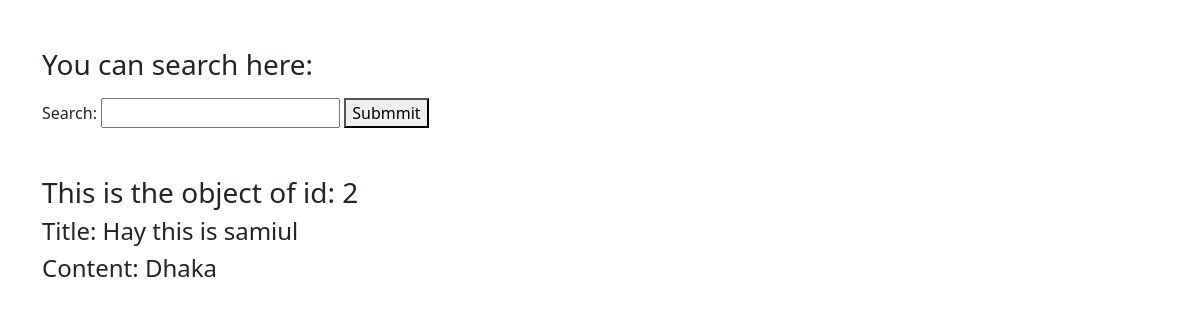
Screenshot of /article/2/ (signed in) with the database file from the repository.
### article/models.py (models this page shows)
class Article(models.Model):
    title = models.TextField()
    content = models.TextField()

### article/views.py (the view)
# urls.py: path('<int:id>/', views.article_details, name='article_details'),
@login_required
def article_details(request, id=None):
    if id is not None:
        get_article = Article.objects.get(id = id)
    context = {
        'article_object': get_article,
    }
    return render(request, "article/details.html", context=context)

### templates/article/details.html
{% extends "base.html" %}
{% block content %}
<div class="container">
    <h3>This is the object of id: {{ article_object.id }}</h3>
    <h4>Title: {{ article_object.title }}</h4>
    <h4>Content: {{ article_object.content }}</h4>
</div>
{% endblock content %}

### rows the page displays
Article: id "2", title "Hay this is samiul", content "Dhaka"
